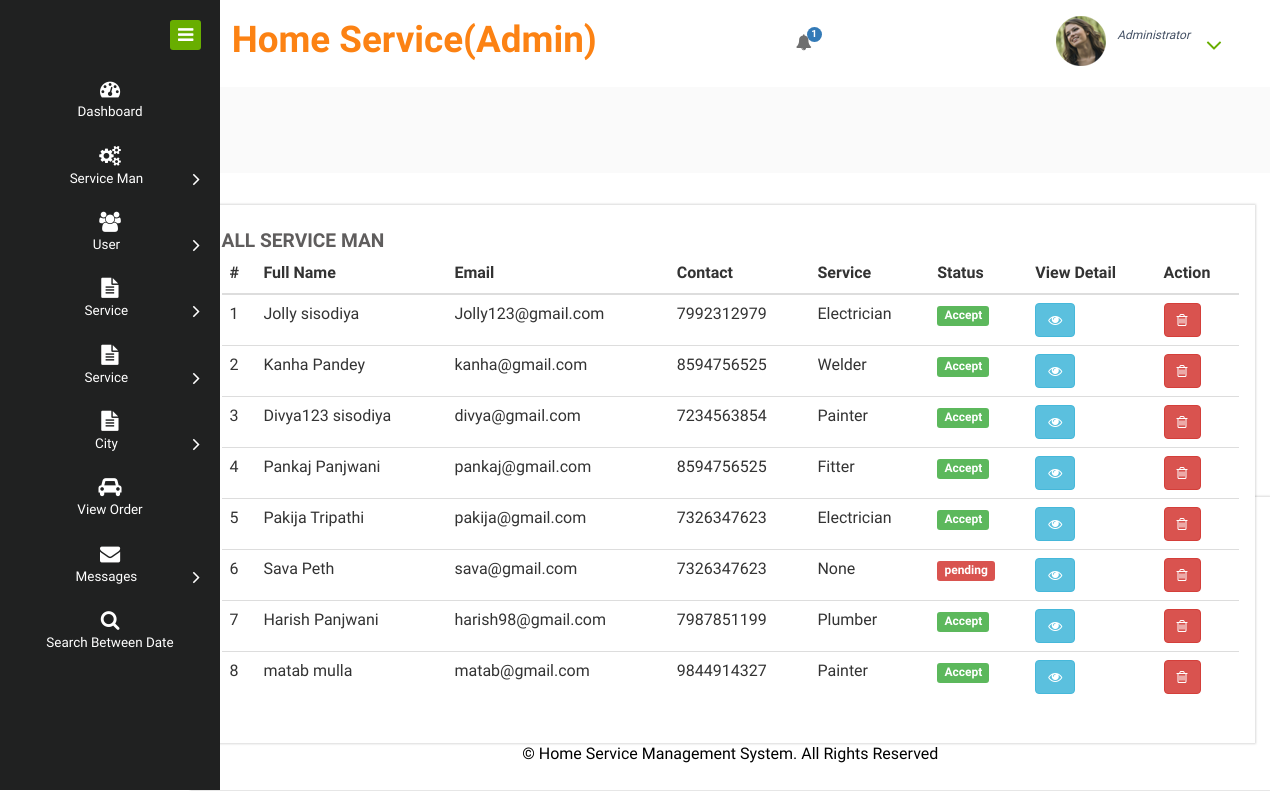
Page /all_service_man on the committed database.
### home_service/models.py (models this page shows, shortened)
class Service_Man(models.Model):
    status = models.ForeignKey(Status, on_delete=models.CASCADE, null=True)
    city = models.ForeignKey(City, on_delete=models.CASCADE, null=True)
    user = models.ForeignKey(User, on_delete=models.CASCADE, null=True)
    contact = models.CharField(max_length=100, null=True)
    address = models.CharField(max_length=100, null=True)
    doj = models.DateField(null=True)
    dob = models.DateField(null=True)
    id_type = models.CharField(max_length=100, null=True)
    service_name = models.CharField(max_length=100, null=True)
    experience = models.CharField(max_length=100, null=True)
    id_card = models.FileField(null=True)
    image = models.FileField(null=True)

class Status(models.Model):
    status = models.CharField(max_length=30, null=True)

### home_service/views.py (the view)
# urls.py: path('all_service_man',All_Service_man,name="all_service_man"),
def All_Service_man(request):
    dic = notification()
    ser = Service_Man.objects.all()
    d = {'ser':ser,'new': dic['new'], 'count': dic['count']}
    return render(request,'all_service_man.html',d)

### home_service/views.py (called while the page is built)
def notification():
    status = Status.objects.get(status='pending')
    new = Service_Man.objects.filter(status=status)
    count=0
    for i in new:
        count+=1
    d = {'count':count,'new':new}
    return d

### home_service/templates/all_service_man.html
{% extends 'admin_navigation.html' %}
{% load static %}{% block body %}
<div class="chit-chat-layer1">
	<div class="col-md-12 chit-chat-layer1-left">
               <div class="work-progres">
                            <div class="chit-chat-heading">
                                  All Service Man
                            </div>
                            <div class="table-responsive">
                                <table class="table table-hover">
                                  <thead>
                                    <tr>
                                      <th>#</th>
                                      <th>Full Name</th>
                                      <th>Email</th>
                                      <th>Contact</th>
                                      <th>Service</th>
                                      <th>Status</th>
                                      <th>View Detail</th>
                                      <th>Action</th>
                                  </tr>
                              </thead>
                              <tbody>
                              {% for i in ser %}
                                <tr>
                                  <td>{{forloop.counter}}</td>
                                  <td>{{i.user.first_name}} {{i.user.last_name}}</td>
                                  <td>{{i.user.email}}</td>
                                  <td>{{i.contact}}</td>
                                  <td>{{i.service_name}}</td>
                                    {% if i.status.status == 'Accept' %}
                                      <td><span class="label label-success">{{i.status.status}}</span></td>
                                    {% else %}
                                    <td><span class="label label-danger">{{i.status.status}}</span></td>
                                    {% endif %}
                                  <td><a href="{% url 'service_man_detail' i.id %}" ><button class="btn btn-info"><i class="fa fa-eye"></i></button></a></td>
                                  <td><a href="{% url 'delete_service_man' i.id %}" ><button class="btn btn-danger" onclick="return confirm('Are you sure ?')"><i class="fa fa-trash-o"></i></button></a></td>
                              </tr>
                              {% endfor %}
                          </tbody>
                      </table>
                  </div>
             </div>
      </div>
</div>
    {% endblock %}

### rows in the picture
Service_Man: user.first_name "Jolly", user.last_name "sisodiya", user.email "Jolly123@gmail.com", contact "7992312979", service_name "Electrician", status.status "Accept"
Service_Man: user.first_name "Kanha", user.last_name "Pandey", user.email "kanha@gmail.com", contact "8594756525", service_name "Welder", status.status "Accept"
Service_Man: user.first_name "Divya123", user.last_name "sisodiya", user.email "divya@gmail.com", contact "7234563854", service_name "Painter", status.status "Accept"
Service_Man: user.first_name "Pankaj", user.last_name "Panjwani", user.email "pankaj@gmail.com", contact "8594756525", service_name "Fitter", status.status "Accept"
Service_Man: user.first_name "Pakija", user.last_name "Tripathi", user.email "pakija@gmail.com", contact "7326347623", service_name "Electrician", status.status "Accept"
Service_Man: user.first_name "Sava", user.last_name "Peth", user.email "sava@gmail.com", contact "7326347623", service_name "None", status.status "pending"
Service_Man: user.first_name "Harish", user.last_name "Panjwani", user.email "harish98@gmail.com", contact "7987851199", service_name "Plumber", status.status "Accept"
Service_Man: user.first_name "matab", user.last_name "mulla", user.email "matab@gmail.com", contact "9844914327", service_name "Painter", status.status "Accept"

### other values in the picture
{{ count }} "1"
